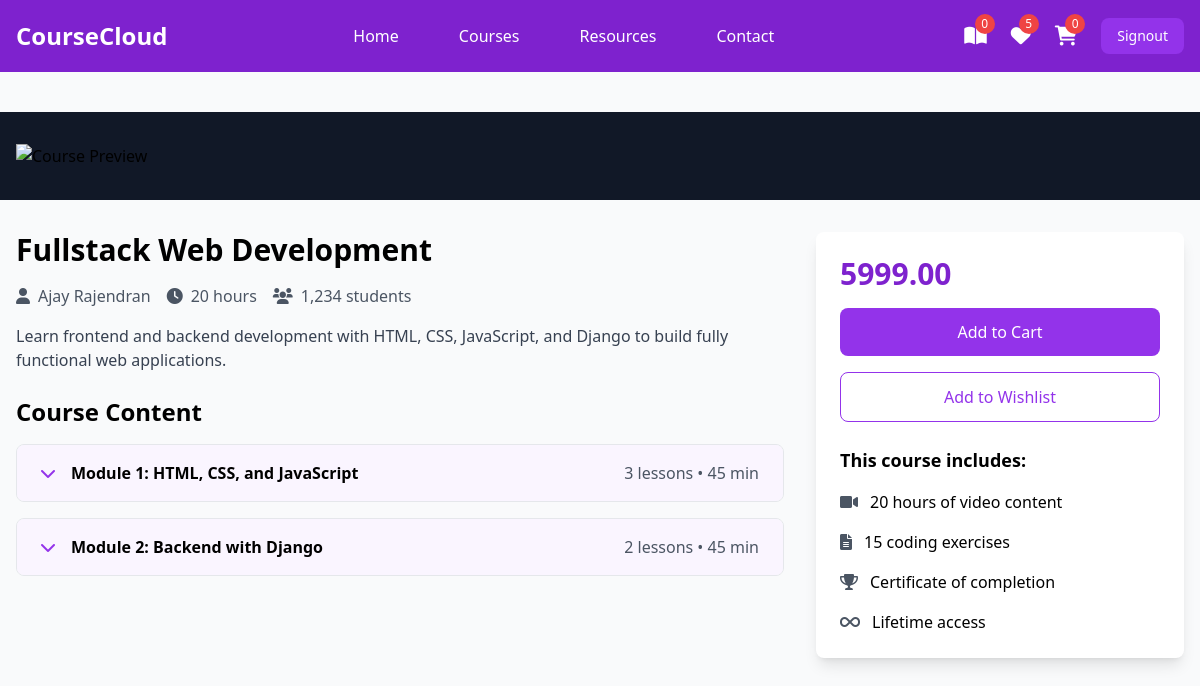
The app's page /student/courses/detail/6/ (signed in) with its own data.
### instructor/models.py (models this page shows, shortened)
class User(AbstractUser):
    ROLE_CHOICES =(
        ("instructor","Instructor"),
        ("student","Student")
    )
    role=models.CharField(max_length=20,choices=ROLE_CHOICES,default="student")

class Course(models.Model):
    title=models.CharField(max_length=200)
    description=models.TextField()
    price=models.DecimalField(decimal_places=2,max_digits=7)
    owner=models.ForeignKey(User,on_delete=models.SET_NULL,related_name="courses",null=True)
    is_free=models.BooleanField(default=False)
    picture=models.ImageField(upload_to="courseimages",null=True,blank=True,default="courseimages/default.png")
    thumbnail=EmbedVideoField()
    category_objects=models.ManyToManyField(Category)
    created_at=models.DateTimeField(auto_now_add=True)
    updated_at=models.DateTimeField(auto_now=True)

class Module(models.Model):
    title=models.CharField(max_length=200)
    course_object=models.ForeignKey(Course,on_delete=models.CASCADE,related_name="modules")
    order=models.PositiveIntegerField()

### student/views.py (the view)
# urls.py: path('courses/detail/<int:pk>/',views.CourseDetailView.as_view(),name="course-detail"),
@method_decorator(signin_required,name="dispatch")
class CourseDetailView(View):
    def get(self,request,*args,**kwargs):
        id=kwargs.get("pk")
        course_instance=Course.objects.get(id=id)
        return render(request,"course_detail.html",{"course":course_instance})

### student/context_processors.py (called while the page is built)
def course_context(request):
    count=0
    if request.user.is_authenticated:
        orders=request.user.purchase.filter(is_paid=True)
        count = len([c for o in orders for c in o.course_objects.all()])
    return {"count":count}

### student/templates/course_detail.html (shortened to what this page needs)
{%extends 'base.html'%}
{%load embed_video_tags%}
{%block main_block%}
<div class="pt-10">
    <div class="bg-gray-900 w-full">
        <div class="max-w-screen-xl mx-auto px-4 py-8">
            <div class="aspect-w-16 aspect-h-9">
                <img src="" alt="Course Preview" class="w-full max-h-[600px] object-cover object-center">
            </div>
        </div>
    </div>
    <div class="max-w-screen-xl mx-auto px-4 py-8 grid grid-cols-1 lg:grid-cols-3 gap-8">
        <div class="lg:col-span-2">
            <h1 class="text-3xl font-bold mb-4">{{course.title}}</h1>
            <div class="flex items-center mb-4 text-gray-600">
                <span class="mr-4"><i class="fas fa-user mr-2"></i>{{course.owner.first_name}} {{course.owner.last_name}}</span>
                <span class="mr-4"><i class="fas fa-clock mr-2"></i>20 hours</span>
                <span><i class="fas fa-users mr-2"></i>1,234 students</span>
            </div>
            <p class="text-gray-700 mb-6">{{course.description}}</p>
            <div class="space-y-4">
                <h2 class="text-2xl font-bold mb-4">Course Content</h2>
                {%for module in course.modules.all%}
                <div class="border rounded-lg overflow-hidden">
                    <button class="w-full px-6 py-4 bg-purple-50 hover:bg-purple-100 flex items-center justify-between" onclick="toggleModule('module{{forloop.counter}}')">
                        <div class="flex items-center">
                            <i class="fas fa-chevron-down mr-4 text-purple-600"></i>
                            <span class="font-semibold">Module {{forloop.counter}}: {{module.title}}</span>
                        </div>
                        <span class="text-gray-600">{{module.lessons.all.count}} lessons • 45 min</span>
                    </button>
                </div>
                {%endfor%}
            </div>
        </div>
        <div class="lg:col-span-1">
            <div class="bg-white p-6 rounded-lg shadow-lg sticky top-24">
                <div class="text-3xl font-bold mb-4 text-purple-700">{{course.price}}</div>
                <a href="{%url 'add-to-cart' course.id%}">
                    <button class="w-full bg-purple-600 text-white py-3 rounded-lg mb-4 hover:bg-purple-700 transition duration-300">
                        Add to Cart
                    </button>
                </a>
                <button class="w-full border border-purple-600 text-purple-600 py-3 rounded-lg mb-6 hover:bg-purple-50 transition duration-300">
                    Add to Wishlist
                </button>
                <div class="space-y-4">
                    <h3 class="font-bold text-lg">This course includes:</h3>
                    <div class="flex items-center">
                        <i class="fas fa-video mr-3 text-gray-600"></i>
                        <span>20 hours of video content</span>
                    </div>
                    <div class="flex items-center">
                        <i class="fas fa-file-alt mr-3 text-gray-600"></i>
                        <span>15 coding exercises</span>
                    </div>
                    <div class="flex items-center">
                        <i class="fas fa-trophy mr-3 text-gray-600"></i>
                        <span>Certificate of completion</span>
                    </div>
                    <div class="flex items-center">
                        <i class="fas fa-infinity mr-3 text-gray-600"></i>
                        <span>Lifetime access</span>
                    </div>
                </div>
            </div>
        </div>
    </div>
</div>
{%endblock%}

### student/templates/base.html (shortened to what this page needs)
<!DOCTYPE html>
<html lang="en">
<head>
    <script src="https://cdn.tailwindcss.com"></script>
    <link href="https://cdnjs.cloudflare.com/ajax/libs/font-awesome/6.0.0/css/all.min.css" rel="stylesheet">
</head>
<body class="bg-gray-50">
    <nav class="bg-purple-700 fixed w-full z-20 top-0 left-0 sticky">
        <div class="max-w-screen-xl flex flex-wrap items-center justify-between mx-auto p-4">
            <a href="#" class="flex items-center">
                <span class="self-center text-2xl font-semibold text-white">CourseCloud</span>
            </a>
            <div class="items-center justify-between hidden w-full md:flex md:w-auto md:order-1">
                <ul class="flex flex-col p-4 md:p-0 mt-4 font-medium md:flex-row md:space-x-8 md:mt-0">
                    <li><a href="#" class="block py-2 pl-3 pr-4 text-white hover:text-purple-200">Home</a></li>
                    <li><a href="#" class="block py-2 pl-3 pr-4 text-white hover:text-purple-200">Courses</a></li>
                    <li><a href="#" class="block py-2 pl-3 pr-4 text-white hover:text-purple-200">Resources</a></li>
                    <li><a href="#" class="block py-2 pl-3 pr-4 text-white hover:text-purple-200">Contact</a></li>
                </ul>
            </div>
            <div class="flex items-center space-x-6 md:order-2">
                <div class="relative group">
                    <a href="{%url 'mycourses'%}" class="text-white hover:text-purple-200">
                        <i class="fas fa-book-open text-xl"></i>
                        <span class="absolute -top-2 -right-2 bg-red-500 text-white text-xs rounded-full h-5 w-5 flex items-center justify-center">{{count}}</span>
                    </a>
                </div>
                <div class="relative group">
                    <a href="#" class="text-white hover:text-purple-200">
                        <i class="fas fa-heart text-xl"></i>
                        <span class="absolute -top-2 -right-2 bg-red-500 text-white text-xs rounded-full h-5 w-5 flex items-center justify-center">5</span>
                    </a>
                </div>
                <div class="relative group">
                    <a href="{%url 'cart-summary'%}" class="text-white hover:text-purple-200">
                        <i class="fas fa-shopping-cart text-xl"></i>
                        <span class="absolute -top-2 -right-2 bg-red-500 text-white text-xs rounded-full h-5 w-5 flex items-center justify-center">{{request.user.basket.all.count}}</span>
                    </a>
                </div>
                <a href="{% url 'signout' %}"><button class="text-white bg-purple-600 hover:bg-purple-800 focus:ring-4 focus:outline-none focus:ring-purple-300 font-medium rounded-lg text-sm px-4 py-2 text-center">Signout</button></a>
            </div>
        </div>
    </nav>
        {%block main_block%}
        {%endblock%}
</body>
</html>

### records on screen
User: user.basket.all.count "0"
Course: title "Fullstack Web Development", owner.first_name "Ajay", owner.last_name "Rajendran", description "Learn frontend and backend development with HTML, CSS, JavaScript, and Django to build fully functional web applications.", price "5999.00"
Module: title "HTML, CSS, and JavaScript", lessons.all.count "3"
Module: title "Backend with Django", lessons.all.count "2"

### other values on screen
{{ count }} "0"
